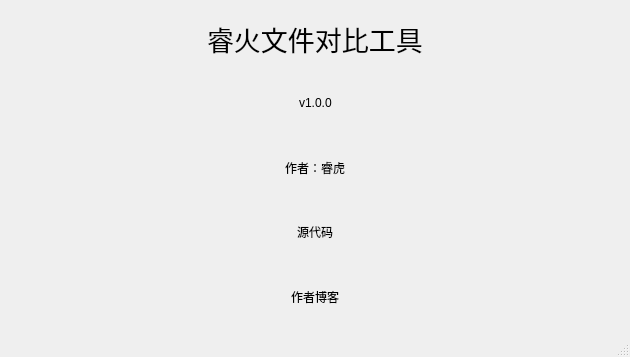
<?xml version="1.0" encoding="UTF-8"?>
<ui version="4.0">
 <class>AboutWindow</class>
 <widget class="QMainWindow" name="AboutWindow">
  <property name="geometry">
   <rect>
    <x>0</x>
    <y>0</y>
    <width>630</width>
    <height>357</height>
   </rect>
  </property>
  <property name="windowTitle">
   <string>MainWindow</string>
  </property>
  <widget class="QWidget" name="centralwidget">
   <layout class="QVBoxLayout" name="verticalLayout_2">
    <item>
     <layout class="QVBoxLayout" name="verticalLayout">
      <item>
       <layout class="QHBoxLayout" name="horizontalLayout">
        <item>
         <spacer name="horizontalSpacer">
          <property name="orientation">
           <enum>Qt::Horizontal</enum>
          </property>
          <property name="sizeHint" stdset="0">
           <size>
            <width>40</width>
            <height>20</height>
           </size>
          </property>
         </spacer>
        </item>
        <item>
         <widget class="QLabel" name="label">
          <property name="font">
           <font>
            <pointsize>20</pointsize>
           </font>
          </property>
          <property name="text">
           <string>睿火文件对比工具</string>
          </property>
         </widget>
        </item>
        <item>
         <spacer name="horizontalSpacer_2">
          <property name="orientation">
           <enum>Qt::Horizontal</enum>
          </property>
          <property name="sizeHint" stdset="0">
           <size>
            <width>40</width>
            <height>20</height>
           </size>
          </property>
         </spacer>
        </item>
       </layout>
      </item>
      <item>
       <layout class="QHBoxLayout" name="horizontalLayout_2">
        <item>
         <spacer name="horizontalSpacer_3">
          <property name="orientation">
           <enum>Qt::Horizontal</enum>
          </property>
          <property name="sizeHint" stdset="0">
           <size>
            <width>40</width>
            <height>20</height>
           </size>
          </property>
         </spacer>
        </item>
        <item>
         <widget class="QLabel" name="label_2">
          <property name="text">
           <string>v1.0.0</string>
          </property>
         </widget>
        </item>
        <item>
         <spacer name="horizontalSpacer_4">
          <property name="orientation">
           <enum>Qt::Horizontal</enum>
          </property>
          <property name="sizeHint" stdset="0">
           <size>
            <width>40</width>
            <height>20</height>
           </size>
          </property>
         </spacer>
        </item>
       </layout>
      </item>
      <item>
       <layout class="QHBoxLayout" name="horizontalLayout_3">
        <item>
         <spacer name="horizontalSpacer_5">
          <property name="orientation">
           <enum>Qt::Horizontal</enum>
          </property>
          <property name="sizeHint" stdset="0">
           <size>
            <width>40</width>
            <height>20</height>
           </size>
          </property>
         </spacer>
        </item>
        <item>
         <widget class="QLabel" name="label_3">
          <property name="text">
           <string>作者：睿虎</string>
          </property>
         </widget>
        </item>
        <item>
         <spacer name="horizontalSpacer_6">
          <property name="orientation">
           <enum>Qt::Horizontal</enum>
          </property>
          <property name="sizeHint" stdset="0">
           <size>
            <width>40</width>
            <height>20</height>
           </size>
          </property>
         </spacer>
        </item>
       </layout>
      </item>
      <item>
       <layout class="QHBoxLayout" name="horizontalLayout_4">
        <item>
         <spacer name="horizontalSpacer_7">
          <property name="orientation">
           <enum>Qt::Horizontal</enum>
          </property>
          <property name="sizeHint" stdset="0">
           <size>
            <width>40</width>
            <height>20</height>
           </size>
          </property>
         </spacer>
        </item>
        <item>
         <widget class="QLabel" name="label_4">
          <property name="text">
           <string>源代码</string>
          </property>
         </widget>
        </item>
        <item>
         <spacer name="horizontalSpacer_8">
          <property name="orientation">
           <enum>Qt::Horizontal</enum>
          </property>
          <property name="sizeHint" stdset="0">
           <size>
            <width>40</width>
            <height>20</height>
           </size>
          </property>
         </spacer>
        </item>
       </layout>
      </item>
      <item>
       <layout class="QHBoxLayout" name="horizontalLayout_5">
        <item>
         <spacer name="horizontalSpacer_9">
          <property name="orientation">
           <enum>Qt::Horizontal</enum>
          </property>
          <property name="sizeHint" stdset="0">
           <size>
            <width>40</width>
            <height>20</height>
           </size>
          </property>
         </spacer>
        </item>
        <item>
         <widget class="QLabel" name="label_5">
          <property name="text">
           <string>作者博客</string>
          </property>
         </widget>
        </item>
        <item>
         <spacer name="horizontalSpacer_10">
          <property name="orientation">
           <enum>Qt::Horizontal</enum>
          </property>
          <property name="sizeHint" stdset="0">
           <size>
            <width>40</width>
            <height>20</height>
           </size>
          </property>
         </spacer>
        </item>
       </layout>
      </item>
     </layout>
    </item>
   </layout>
  </widget>
  <widget class="QMenuBar" name="menubar">
   <property name="geometry">
    <rect>
     <x>0</x>
     <y>0</y>
     <width>630</width>
     <height>26</height>
    </rect>
   </property>
  </widget>
  <widget class="QStatusBar" name="statusbar"/>
 </widget>
 <resources/>
 <connections/>
</ui>
